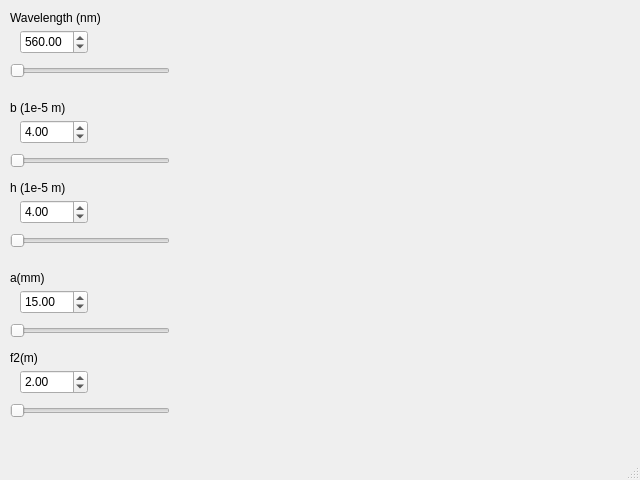
<?xml version="1.0" encoding="UTF-8"?>
<ui version="4.0">
 <class>MainWindow</class>
 <widget class="QMainWindow" name="MainWindow">
  <property name="geometry">
   <rect>
    <x>0</x>
    <y>0</y>
    <width>640</width>
    <height>480</height>
   </rect>
  </property>
  <property name="windowTitle">
   <string>MainWindow</string>
  </property>
  <widget class="QWidget" name="centralwidget">
   <widget class="MPL_WIDGET" name="mplwidget" native="true">
    <property name="geometry">
     <rect>
      <x>220</x>
      <y>10</y>
      <width>400</width>
      <height>400</height>
     </rect>
    </property>
   </widget>
   <widget class="QLabel" name="label_lambda">
    <property name="geometry">
     <rect>
      <x>10</x>
      <y>10</y>
      <width>120</width>
      <height>16</height>
     </rect>
    </property>
    <property name="text">
     <string>Wavelength (nm)</string>
    </property>
   </widget>
   <widget class="QDoubleSpinBox" name="spinBox_lambda">
    <property name="geometry">
     <rect>
      <x>20</x>
      <y>30</y>
      <width>68</width>
      <height>24</height>
     </rect>
    </property>
    <property name="maximum">
     <double>1000.000000000000000</double>
    </property>
    <property name="value">
     <double>560.000000000000000</double>
    </property>
   </widget>
   <widget class="QSlider" name="slider_lambda">
    <property name="geometry">
     <rect>
      <x>10</x>
      <y>60</y>
      <width>160</width>
      <height>22</height>
     </rect>
    </property>
    <property name="orientation">
     <enum>Qt::Horizontal</enum>
    </property>
   </widget>
   <widget class="QDoubleSpinBox" name="spinBox_b">
    <property name="geometry">
     <rect>
      <x>20</x>
      <y>120</y>
      <width>68</width>
      <height>24</height>
     </rect>
    </property>
    <property name="value">
     <double>4.000000000000000</double>
    </property>
   </widget>
   <widget class="QSlider" name="slider_b">
    <property name="geometry">
     <rect>
      <x>10</x>
      <y>150</y>
      <width>160</width>
      <height>22</height>
     </rect>
    </property>
    <property name="orientation">
     <enum>Qt::Horizontal</enum>
    </property>
   </widget>
   <widget class="QLabel" name="label_b">
    <property name="geometry">
     <rect>
      <x>10</x>
      <y>100</y>
      <width>120</width>
      <height>16</height>
     </rect>
    </property>
    <property name="text">
     <string>b (1e-5 m)</string>
    </property>
   </widget>
   <widget class="QSlider" name="slider_h">
    <property name="geometry">
     <rect>
      <x>10</x>
      <y>230</y>
      <width>160</width>
      <height>22</height>
     </rect>
    </property>
    <property name="orientation">
     <enum>Qt::Horizontal</enum>
    </property>
   </widget>
   <widget class="QLabel" name="label_h">
    <property name="geometry">
     <rect>
      <x>10</x>
      <y>180</y>
      <width>120</width>
      <height>16</height>
     </rect>
    </property>
    <property name="text">
     <string>h (1e-5 m)</string>
    </property>
   </widget>
   <widget class="QDoubleSpinBox" name="spinBox_h">
    <property name="geometry">
     <rect>
      <x>20</x>
      <y>200</y>
      <width>68</width>
      <height>24</height>
     </rect>
    </property>
    <property name="value">
     <double>4.000000000000000</double>
    </property>
   </widget>
   <widget class="QSlider" name="slider_a">
    <property name="geometry">
     <rect>
      <x>10</x>
      <y>320</y>
      <width>160</width>
      <height>22</height>
     </rect>
    </property>
    <property name="orientation">
     <enum>Qt::Horizontal</enum>
    </property>
   </widget>
   <widget class="QLabel" name="label_a">
    <property name="geometry">
     <rect>
      <x>10</x>
      <y>270</y>
      <width>120</width>
      <height>16</height>
     </rect>
    </property>
    <property name="text">
     <string>a(mm)</string>
    </property>
   </widget>
   <widget class="QDoubleSpinBox" name="spinBox_a">
    <property name="geometry">
     <rect>
      <x>20</x>
      <y>290</y>
      <width>68</width>
      <height>24</height>
     </rect>
    </property>
    <property name="maximum">
     <double>100.000000000000000</double>
    </property>
    <property name="value">
     <double>15.000000000000000</double>
    </property>
   </widget>
   <widget class="QSlider" name="slider_f2">
    <property name="geometry">
     <rect>
      <x>10</x>
      <y>400</y>
      <width>160</width>
      <height>22</height>
     </rect>
    </property>
    <property name="orientation">
     <enum>Qt::Horizontal</enum>
    </property>
   </widget>
   <widget class="QLabel" name="label_f2">
    <property name="geometry">
     <rect>
      <x>10</x>
      <y>350</y>
      <width>120</width>
      <height>16</height>
     </rect>
    </property>
    <property name="text">
     <string>f2(m)</string>
    </property>
   </widget>
   <widget class="QDoubleSpinBox" name="spinBox_f2">
    <property name="geometry">
     <rect>
      <x>20</x>
      <y>370</y>
      <width>68</width>
      <height>24</height>
     </rect>
    </property>
    <property name="value">
     <double>2.000000000000000</double>
    </property>
   </widget>
  </widget>
  <widget class="QMenuBar" name="menubar">
   <property name="geometry">
    <rect>
     <x>0</x>
     <y>0</y>
     <width>640</width>
     <height>22</height>
    </rect>
   </property>
  </widget>
  <widget class="QStatusBar" name="statusbar"/>
 </widget>
 <customwidgets>
  <customwidget>
   <class>MPL_WIDGET</class>
   <extends>QWidget</extends>
   <header location="global">mplwidget</header>
   <container>1</container>
  </customwidget>
 </customwidgets>
 <resources/>
 <connections/>
</ui>
